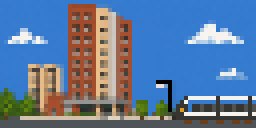
#> input picture assets/cmh_32x64.png, 64 x 32 px (shown 4 times larger); its folder holds only this picture in this run
$ python -i spotify.py   (imports and definitions only)
#> lines starting #> are read from the running program, lines starting #| are printed output that depends on the picture
#!/usr/bin/env python3
"""Spotify now-playing display for a 64x32 RGB LED matrix.

A rotating CD on the left whose face is the album art of whatever is
playing LIVE on your Spotify account, with the track title, artist,
and a progress bar on the right. The disk spins while music plays and
stops when paused.

One-time setup (creates spotify_config.json at the repo root):

    python3 scripts/spotify_auth.py

Needs Pillow on the Pi for album-art decoding: sudo apt install python3-pil
Without config/network it falls back to a demo rainbow disk, so the
browser preview still shows the full animation.
"""

from __future__ import annotations

import base64
import colorsys
import json
import math
import os
import threading
import time
import urllib.error
import urllib.parse
import urllib.request

from rgbmatrix import RGBMatrix, RGBMatrixOptions, graphics
from led_brightness import apply_live_brightness, read_initial_brightness

ROWS = 32
COLS = 64

POLL_SECONDS = 3.0        # how often to ask Spotify what's playing
SPIN_SECONDS = 3.6        # one full disk revolution while playing
FRAME_DELAY = 1.0 / 30.0

# Disk geometry (left side of the panel).
DISK_CX = 15.5
DISK_CY = 15.5
DISK_R = 14.5
HOLE_R = 2.0              # spindle hole (background shows through)
HUB_R = 4.0               # silver hub ring around the hole
DISK_FRAMES = 48          # precomputed rotation steps
ART_SIZE = 32             # album art is sampled from this square

# Text zone (right side).
TXT_X0 = 31
TXT_W = COLS - TXT_X0

SCROLL_PX_PER_S = 12.0
SCROLL_HOLD_START = 1.8   # readable pause before scrolling begins (marquee)
SCROLL_HOLD_END = 1.0     # pause at the end before snapping back (marquee)
SCROLL_GAP = 16           # gap between repeats (conveyor)

SPOTIFY_GREEN = (30, 215, 96)

TOKEN_URL = "https://accounts.spotify.com/api/token"
NOW_PLAYING_URL = (
    "https://api.spotify.com/v1/me/player/currently-playing"
    "?additional_types=track,episode"
)
HTTP_TIMEOUT = 10


# ─── config / fonts (must load before RGBMatrix drops privileges) ───────────

def repo_root():
    try:
        return os.path.dirname(os.path.dirname(os.path.abspath(__file__)))
    except NameError:  # browser preview has no __file__
        return os.getcwd()


def load_config():
    """Return {client_id, client_secret, refresh_token} or None."""
    candidates = []
    configured = os.environ.get("SPOTIFY_CONFIG")
    if configured:
        candidates.append(configured)
    candidates.append(os.path.join(repo_root(), "spotify_config.json"))
    for path in candidates:
        try:
            with open(path) as fh:
                cfg = json.load(fh)
            if all(k in cfg for k in ("client_id", "client_secret", "refresh_token")):
                return cfg
        except (OSError, ValueError):
            continue
    return None


def load_font(name):
    font = graphics.Font()
    candidates = [
        os.path.join(repo_root(), "fonts", name),
        os.path.join("fonts", name),
        name,
    ]
    for path in candidates:
        try:
            font.LoadFont(path)
            return font
        except Exception:
            continue
    raise RuntimeError("could not load font %s" % name)


CONFIG = load_config()
# [1 line that did not run here, left out]
# [1 line that did not run here, left out]


# ─── Spotify client ──────────────────────────────────────────────────────────

class SpotifyClient:
    # [6 lines left out: function __init__, not called in this run]

    def _basic_auth(self):
        raw = "%s:%s" % (self.client_id, self.client_secret)
        return "Basic " + base64.b64encode(raw.encode()).decode()

    # [64 lines left out: functions _refresh_access_token, _get, currently_playing, not called in this run]


def prep_art(img):
    """Prep a PIL cover for the LED disc; returns ART_SIZE rows of (r, g, b).

    Dark covers disappear on an LED panel at this size — stretch the levels
    and boost saturation so the disc face stays readable.
    """
    from PIL import ImageEnhance, ImageOps
    img = img.convert("RGB")
    img = ImageOps.autocontrast(img, cutoff=1)
    img = ImageEnhance.Color(img).enhance(1.35)
    img = ImageEnhance.Brightness(img).enhance(1.15)
    img = img.resize((ART_SIZE, ART_SIZE))
    px = list(img.getdata())
    return [px[y * ART_SIZE:(y + 1) * ART_SIZE] for y in range(ART_SIZE)]


# [30 lines left out: functions fetch_art, demo_art, not called in this run]


# ─── disk renderer ───────────────────────────────────────────────────────────
# The disk is precomputed as DISK_FRAMES pixel lists: the album art rotates
# underneath while the specular gleam and rim stay fixed in screen space,
# which is what makes it read as a glossy spinning CD.

SUBSAMPLES = ((-0.25, -0.25), (0.25, -0.25), (-0.25, 0.25), (0.25, 0.25))


def build_geometry():
    art_pixels = []   # (x, y, shade, [(dx, dy) per subsample])
    fixed_pixels = [] # (x, y, r, g, b) — hub ring, drawn every frame as-is
    for y in range(ROWS):
        for x in range(COLS):
            dx = x - DISK_CX
            dy = y - DISK_CY
            dist = math.hypot(dx, dy)
            if dist > DISK_R:
                continue
            if dist <= HOLE_R:
                continue  # spindle hole: background shows through
            if dist <= HUB_R:
                lum = 88 if int(dist * 2) % 2 == 0 else 66
                fixed_pixels.append((x, y, lum, lum + 4, lum + 10))
                continue
            # Fixed specular gleam across the face, stronger near the rim.
            ang = math.atan2(dy, dx)
            s = math.cos(2.0 * (ang - 0.9))
            gleam = 0.55 * (s ** 3) * (dist / DISK_R) ** 1.5 if s > 0 else 0.0
            shade = 1.0 + gleam
            if dist > DISK_R - 1.0:   # dark outer rim
                shade *= 0.45
            elif dist > DISK_R - 1.8:
                shade *= 0.8
            subs = [(dx + ox, dy + oy) for ox, oy in SUBSAMPLES]
            art_pixels.append((x, y, shade, subs))
    return art_pixels, fixed_pixels


GEOM_ART, GEOM_FIXED = build_geometry()


# [27 lines left out: function build_disk_frames, not called in this run]


# ─── shared state (poll thread → render loop) ────────────────────────────────

class State:
    # [53 lines left out: functions __init__, spotify_worker, not called in this run]


# ─── drawing helpers ─────────────────────────────────────────────────────────

def text_width(font, text):
    return sum(font.CharacterWidth(ord(ch)) for ch in text)


# [29 lines left out: functions draw_scrolling_text, draw_conveyor_text, not called in this run]


def fmt_time(ms):
    s = max(0, int(ms / 1000))
    return "%d:%02d" % (s // 60, s % 60)


# [116 lines left out: functions draw_frame, main, not called in this run]


# [2 lines not run here, left out]

>>> from PIL import Image
>>> picture = Image.open('../assets/cmh_32x64.png')
#> picture is the input picture: PIL image 64x32 RGBA; mean R, G, B, A 94.6, 121.3, 155.5, 255
>>> result = prep_art(picture)
#> in prep_art, `img = ImageOps.autocontrast(img, cutoff=1)`:
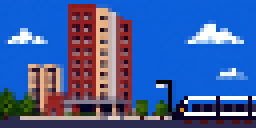
#> img: PIL image 64x32 RGB (shown 4 times larger); mean R, G, B 64.6, 93.1, 158.4
#> in prep_art, `img = ImageEnhance.Color(img).enhance(1.35)`:
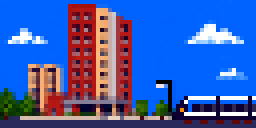
#> img: PIL image 64x32 RGB (shown 4 times larger); mean R, G, B 61.5, 93, 177.3
#> in prep_art, `img = ImageEnhance.Brightness(img).enhance(1.15)`:
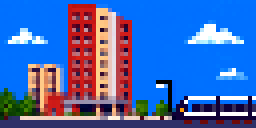
#> img: PIL image 64x32 RGB (shown 4 times larger); mean R, G, B 68.3, 105, 181.9
#> in prep_art, `img = img.resize((ART_SIZE, ART_SIZE))`:
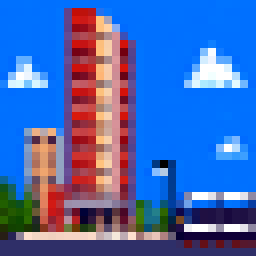
#> img: PIL image 32x32 RGB (shown 8 times larger); mean R, G, B 68.8, 104.9, 181.4
#> in prep_art, `px = list(img.getdata())`: px = 1024 items, first 6: (0, 113, 255), (0, 113, 255), (0, 113, 255), (0, 114, 255), (0, 113, 255), (0, 112, 255)
#> result = 32 items

$ run again, on assets/train_stop.png
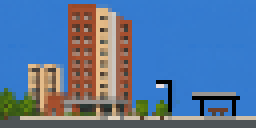
#> input picture assets/train_stop.png, 64 x 32 px (shown 4 times larger)
#> picture is the input picture: PIL image 64x32 RGBA; mean R, G, B, A 86.8, 117.2, 156, 255
#> in prep_art, `img = ImageEnhance.Brightness(img).enhance(1.15)`:
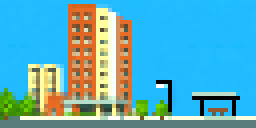
#> img: PIL image 64x32 RGB (shown 4 times larger); mean R, G, B 89.4, 174.5, 192.4
#> in prep_art, `img = img.resize((ART_SIZE, ART_SIZE))`:
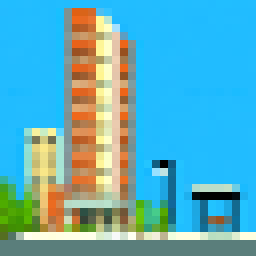
#> img: PIL image 32x32 RGB (shown 8 times larger); mean R, G, B 89.3, 174.4, 191.8
#> px = 1024 items, first 6: (34, 189, 255), (33, 189, 255), (34, 189, 255), (35, 189, 255), (33, 189, 255), (33, 188, 255)
#> result = 32 items
